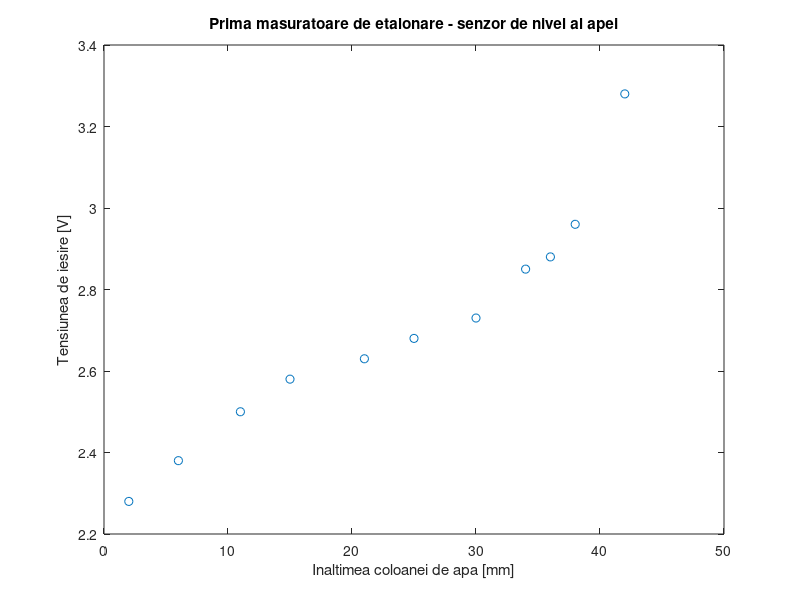

The MATLAB script that drew this image:
clear all;
close all;
clc;

%Prima masuratoare efectuata asupra senzorului
%de nivel al apei
Dif = 3;
Hvas = [ 5 9 14 18 24 28 33 37 39 41 45];
Hs = Hvas - Dif;
Vout = [ 2.28 2.38 2.5 2.58 2.63 2.68 2.73 2.85 2.88 2.96 3.28];
figure(1), plot(Hs, Vout, 'o')
title('Prima masuratoare de etalonare - senzor de nivel al apei'), 
xlabel('Inaltimea coloanei de apa [mm]'), ylabel('Tensiunea de iesire [V]')